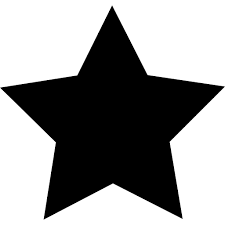
#> input picture star.png, 225 x 225 px, found by its file name
$ jupyter execute 'Chapter 3 Resizing & cropping an image.ipynb'
#> lines starting #> are read from the running program, lines starting #| are printed output that depends on the picture
[cell 1]
import cv2

[cell 2]
#Resizing and Cropping

[cell 3]
#Image's Y-axis is taken as downward axis or we can say image's y-axis = -y-axis

[cell 4]
img = cv2.imread('Images/star.png')
#> img is the input picture: shape (225, 225, 3); min 0, max 255, mean 150.5
print(img.shape)   #shape = (width, height, bgr channel)
#| (225, 225, 3)

[cell 5]
#Resizing an image
resizedImg = cv2.resize(img, (400,400))  #Only increase width and height not quality
cv2.imshow('Image', resizedImg)

cv2.waitKey(0)
cv2.destroyAllWindows()

[cell 6]
#Cropping an image

croppedImg = img[0:150,0:150] #height,width
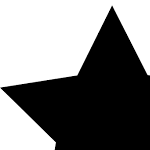
#> croppedImg: shape (150, 150, 3); min 0, max 255, mean 127.9

cv2.imshow('Image', croppedImg)

cv2.waitKey(0)
cv2.destroyAllWindows()


$ run again, with shapes.png copied over star.png
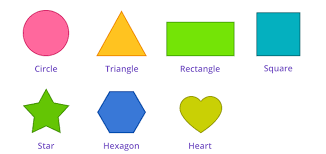
#> input picture shapes.png, 326 x 154 px, found by its file name
#> img is the input picture: shape (154, 326, 3); mean B, G, R 219.9, 235.3, 226.9
#| (154, 326, 3)
#> `resizedImg = cv2.resize(img, (400,400))`:
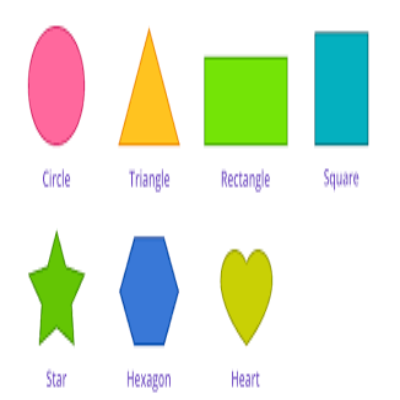
#> resizedImg: shape (400, 400, 3); mean B, G, R 219.9, 235.3, 226.8
#> `croppedImg = img[0:150,0:150]`:
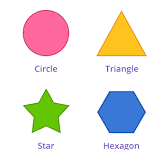
#> croppedImg: shape (150, 150, 3); mean B, G, R 221.5, 225.8, 232.6
